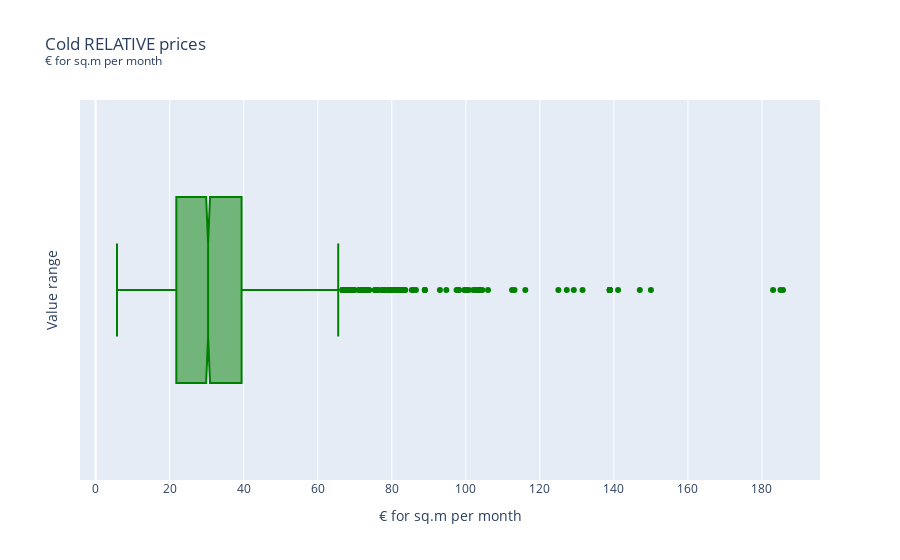

The notebook cell saved with this chart:
### Markdown cell above
We should make a new relative cold price estimations:

### Code cell
fig = px.box(
    dff[["cold_price_rel"]],
    x="cold_price_rel",
    notched=True,
    title="Cold RELATIVE prices <br><sup>€ for sq.m per month</sup>",
    color_discrete_sequence=["green"],
)
fig.update_layout(xaxis_title="€ for sq.m per month", yaxis_title="Value range")

### Figure 1 — Plotly figure (JSON) as saved in the notebook; plotly's stock layout.template omitted (floating-point values rounded to 4 significant figures; data arrays with more than 128 entries replaced by an {"elided": "..."} marker saying what was removed)
{"data": [{"alignmentgroup": "True", "hovertemplate": "cold_price_rel=%{x}<extra></extra>", "legendgroup": "", "marker": {"color": "green"}, "name": "", "notched": true, "offsetgroup": "", "orientation": "h", "showlegend": false, "type": "box", "x": {"elided": "2746 float values"}, "x0": " ", "xaxis": "x", "y0": " ", "yaxis": "y"}], "layout": {"boxmode": "group", "legend": {"tracegroupgap": 0}, "title": {"text": "Cold RELATIVE prices <br><sup>€ for sq.m per month</sup>"}, "xaxis": {"anchor": "y", "domain": [0, 1], "title": {"text": "€ for sq.m per month"}}, "yaxis": {"anchor": "x", "domain": [0, 1], "title": {"text": "Value range"}}}}
